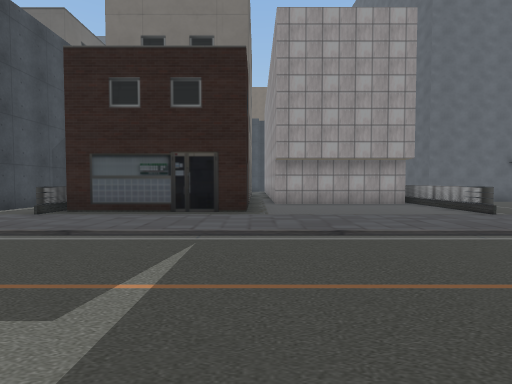
view 1 (above)

24 first-person views from a walk through a scene from a Unity 3-D project. The camera is 1.4 m above the floor, tilts 2° down and sees 85° across. The floor is counted in squares, 2 m on a side. Each view is taken from the middle of a square. On the plan, view 1 faces up. The plan holds only what a view shows up to about 9 squares ahead; the rest is blank. The place goes on beyond the plan. Some surface patterns are stand-ins.

view 2
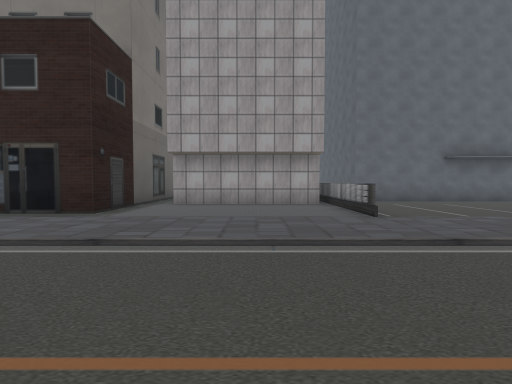

view 3
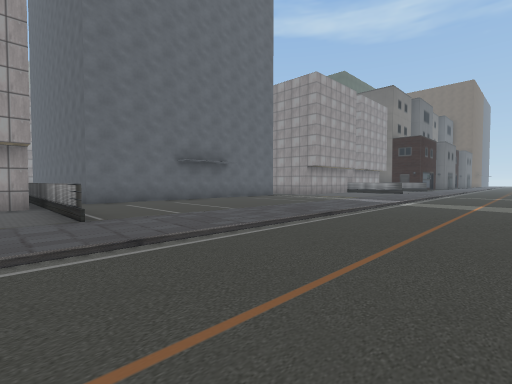

view 4
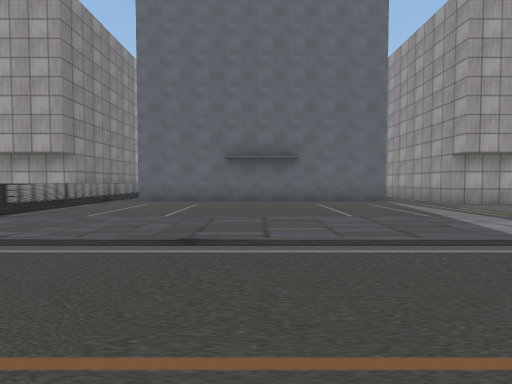

view 5
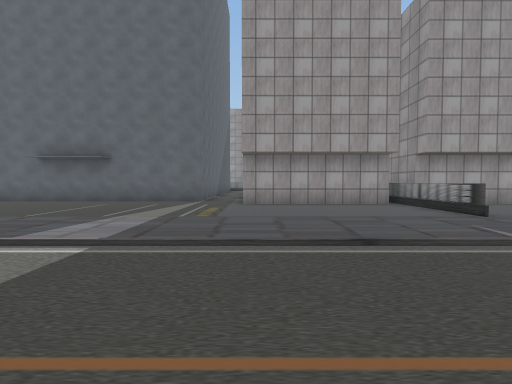

view 6
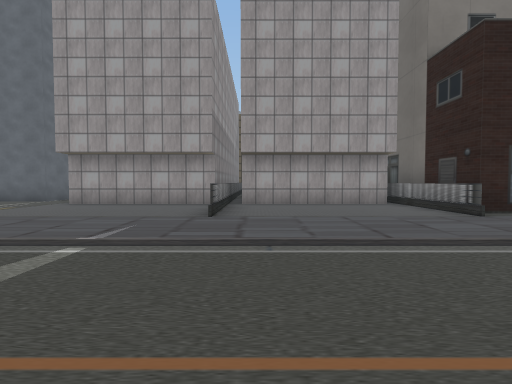

view 7
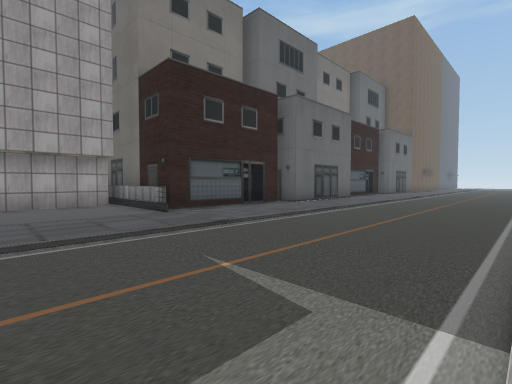

view 8
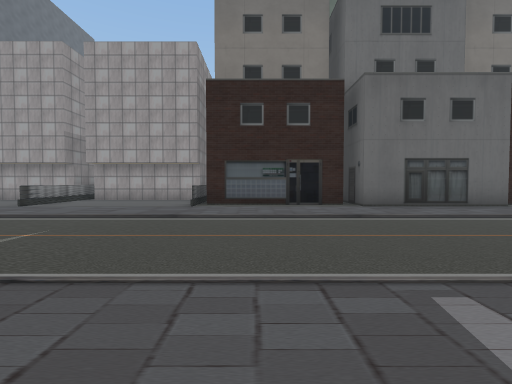

view 9
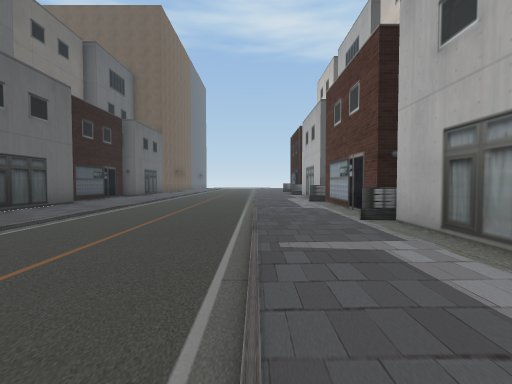

view 10
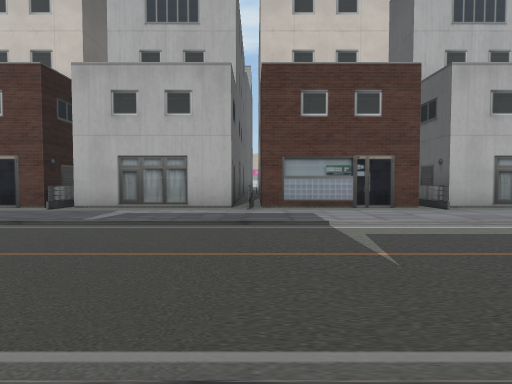

view 11
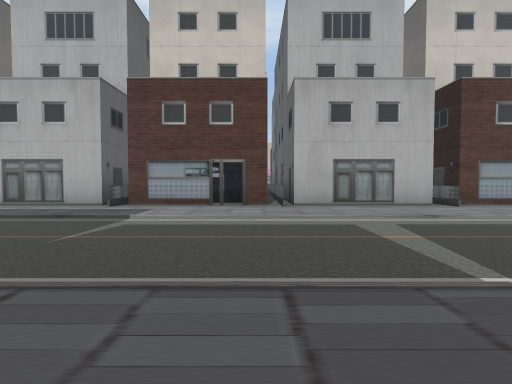

view 12
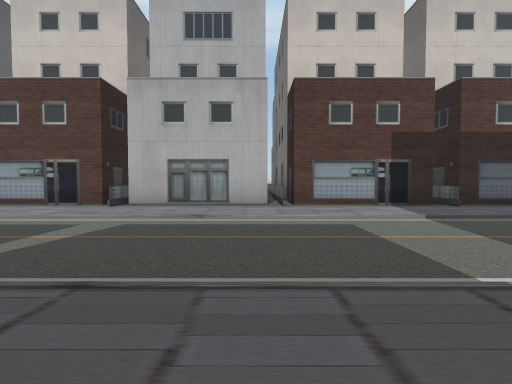

view 13
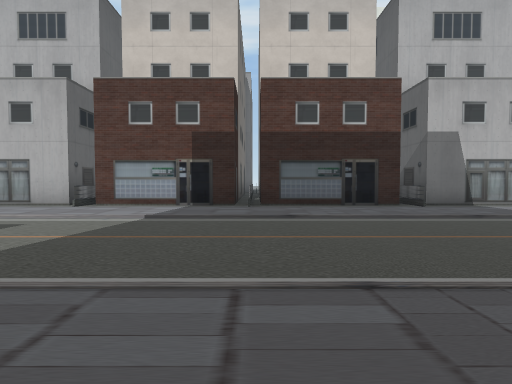

view 14
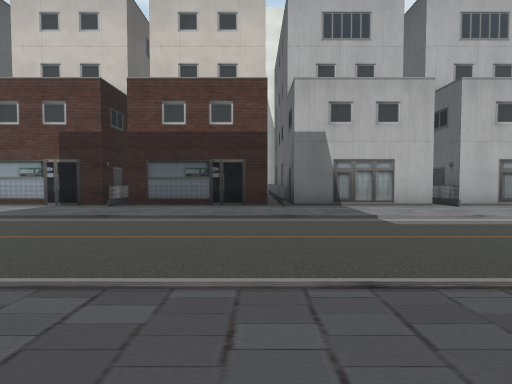

view 15
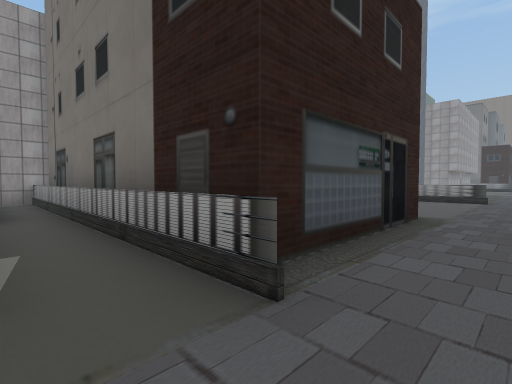

view 16
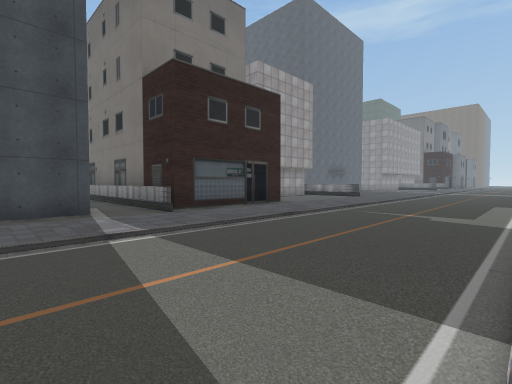

view 17
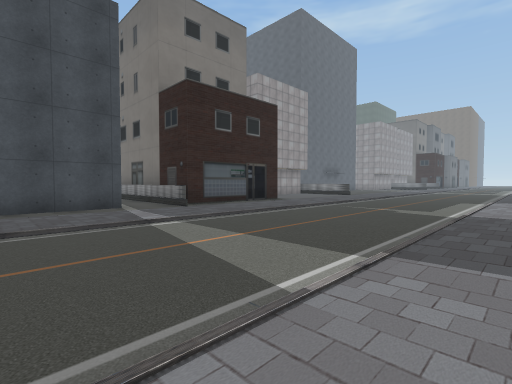

view 18
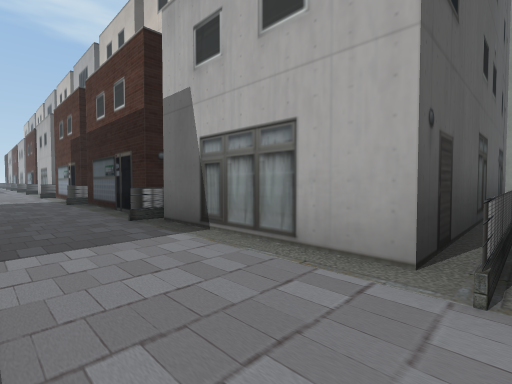

view 19
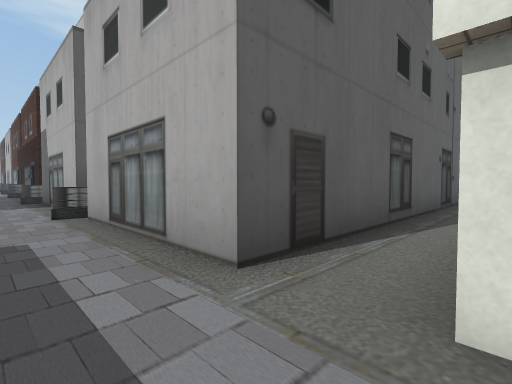

view 20
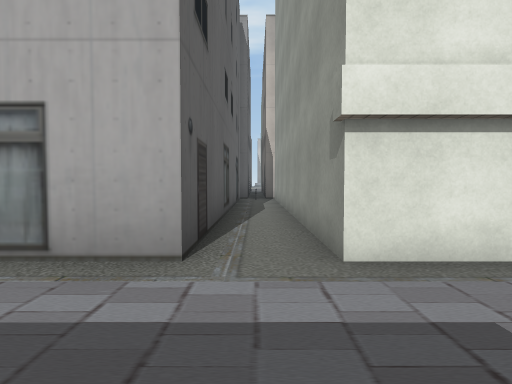

view 21
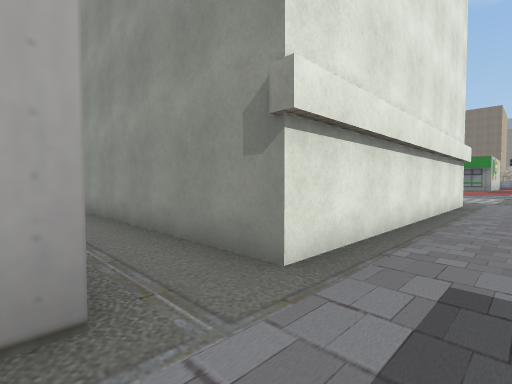

view 22
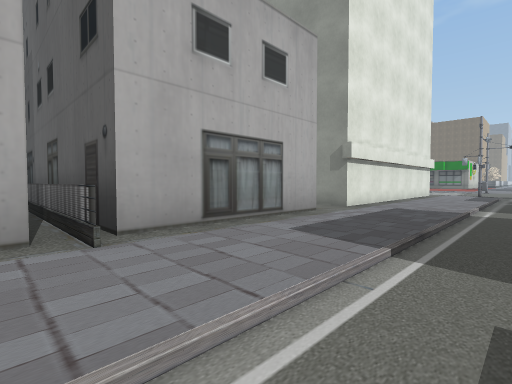

view 23
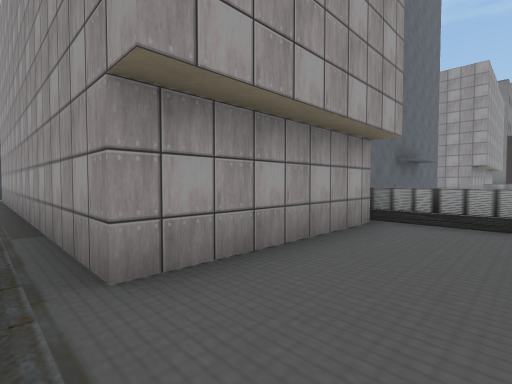

view 24
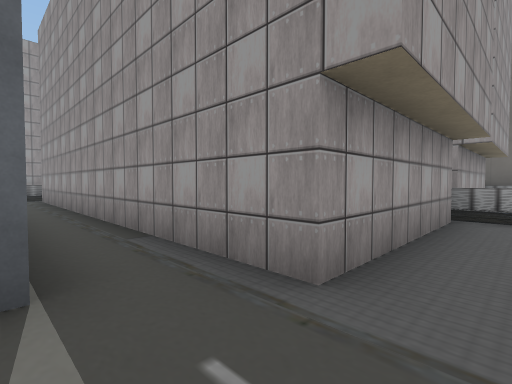

### Floor plan
Key: @ floor where view 1 was taken; # wall or solid block; . main floor; - floor 0.25 m lower than the main floor; / step, stairs or slope; = window, fence, low wall or low ledge; O other object.
Columns run from 9 left of view 1 to 34 right of it. Each row starts with its distance up from view 1.
 19           #             .#
 18           #             .#
 17           #            O.#
 16    ###   .#            O.#
 15     .#   .#            O.#
 14     .#   .#            O.#
 13     .#   .#            O.#
 12     .#   .#   # O      O.#
 11    ..#   .#   # O      O.#
 10    ..#  #.#   # OOOOOOOO.#         #
  9   #..#  #.#####         .#########.#
  8   #..#  #.....=        ......=.....#
  7 ###.#####.....=         .....=....######
  6 .......................................#####
  5 ............................................
  4 ////////////////////////////////////////////
  3 --------------------------------------------
  2 --------------------------------------------
  1 --------------------------------------------
  0 /////////@//////////////////////////////////
 -1 ............................................
 -2 .........#....#....#....#....#....#....#....
 -3 ####.#######################################
 -4    #.#  #.#
 -5    #.#  #.#
 -6    #.#  #.#
 -7    #.#  # #
 -8    #.#  # #
 -9    #.#  # #

Where each view was taken, in squares from view 1:
view 1: 0 up, 0 right, facing up
view 2: 1 up, 3 right, facing up
view 3: 1 up, 4 right, facing up-right
view 4: 1 up, 10 right, facing up
view 5: 1 up, 16 right, facing up
view 6: 1 up, 21 right, facing up
view 7: 0 up, 22 right, facing up-right
view 8: 2 down, 27 right, facing up
view 9: 0 up, 25 right, facing right
view 10: 5 up, 25 right, facing down
view 11: 6 up, 21 right, facing down
view 12: 6 up, 16 right, facing down
view 13: 6 up, 10 right, facing down
view 14: 6 up, 6 right, facing down
view 15: 5 up, 6 left, facing up-right
view 16: 0 up, 8 left, facing up-right
view 17: 1 down, 9 left, facing up-right
view 18: 0 up, 0 right, facing down-right
view 19: 1 down, 6 left, facing down-right
view 20: 0 up, 5 left, facing down
view 21: 1 down, 4 left, facing down-left
view 22: 1 up, 1 right, facing down-left
view 23: 7 up, 0 right, facing up-right
view 24: 8 up, 14 right, facing up-right
